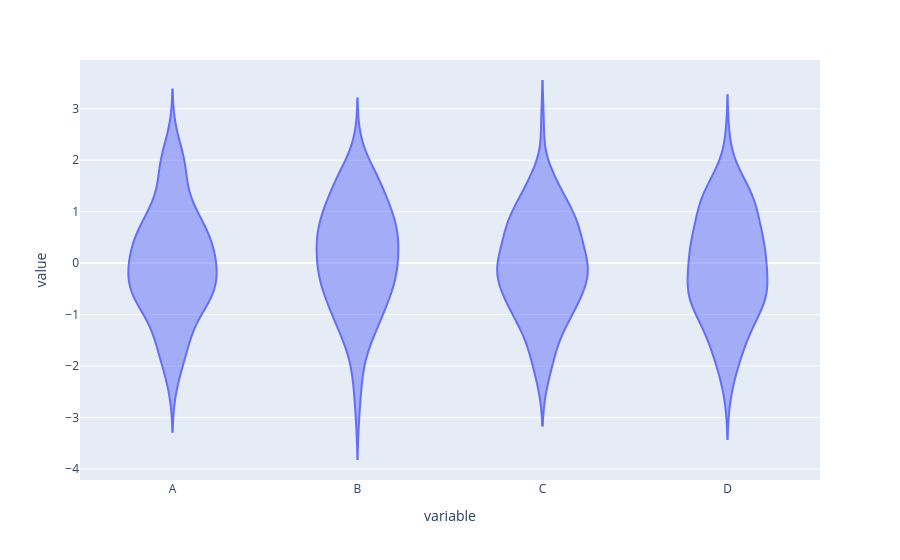

The code cell stored with this chart in its notebook:
### Code cell
fig5=px.violin(df)
fig5

### Figure 1 — Plotly figure (JSON) as saved in the notebook; plotly's stock layout.template omitted (floating-point values rounded to 4 significant figures; data arrays with more than 128 entries replaced by an {"elided": "..."} marker saying what was removed)
{"data": [{"alignmentgroup": "True", "box": {"visible": false}, "hovertemplate": "variable=%{x}<br>value=%{y}<extra></extra>", "legendgroup": "", "marker": {"color": "#636efa"}, "name": "", "offsetgroup": "", "orientation": "v", "scalegroup": "True", "showlegend": false, "type": "violin", "x": {"elided": "400 str values"}, "x0": " ", "xaxis": "x", "y": {"elided": "400 float values"}, "y0": " ", "yaxis": "y"}], "layout": {"legend": {"tracegroupgap": 0}, "margin": {"t": 60}, "violinmode": "group", "xaxis": {"anchor": "y", "domain": [0, 1], "title": {"text": "variable"}}, "yaxis": {"anchor": "x", "domain": [0, 1], "title": {"text": "value"}}}}
